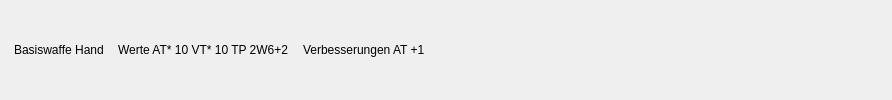
      <widget class="QWidget" name="labelContainerW5" native="true">
       <layout class="QHBoxLayout" name="horizontalLayout_15">
        <property name="spacing">
         <number>0</number>
        </property>
        <property name="leftMargin">
         <number>0</number>
        </property>
        <property name="topMargin">
         <number>0</number>
        </property>
        <property name="rightMargin">
         <number>0</number>
        </property>
        <property name="bottomMargin">
         <number>0</number>
        </property>
        <item>
         <widget class="QLabel" name="labelW5Basis">
          <property name="minimumSize">
           <size>
            <width>0</width>
            <height>30</height>
           </size>
          </property>
          <property name="text">
           <string>Basiswaffe Hand</string>
          </property>
          <property name="margin">
           <number>0</number>
          </property>
          <property name="indent">
           <number>14</number>
          </property>
         </widget>
        </item>
        <item>
         <widget class="QLabel" name="labelW5Werte">
          <property name="minimumSize">
           <size>
            <width>0</width>
            <height>30</height>
           </size>
          </property>
          <property name="text">
           <string>Werte AT* 10 VT* 10 TP 2W6+2</string>
          </property>
          <property name="indent">
           <number>14</number>
          </property>
         </widget>
        </item>
        <item>
         <widget class="QLabel" name="labelW5Mods">
          <property name="minimumSize">
           <size>
            <width>0</width>
            <height>30</height>
           </size>
          </property>
          <property name="text">
           <string>Verbesserungen AT +1</string>
          </property>
          <property name="indent">
           <number>14</number>
          </property>
         </widget>
        </item>
        <item>
         <spacer name="horizontalSpacer_6">
          <property name="orientation">
           <enum>Qt::Horizontal</enum>
          </property>
          <property name="sizeHint" stdset="0">
           <size>
            <width>467</width>
            <height>20</height>
           </size>
          </property>
         </spacer>
        </item>
       </layout>
      </widget>
